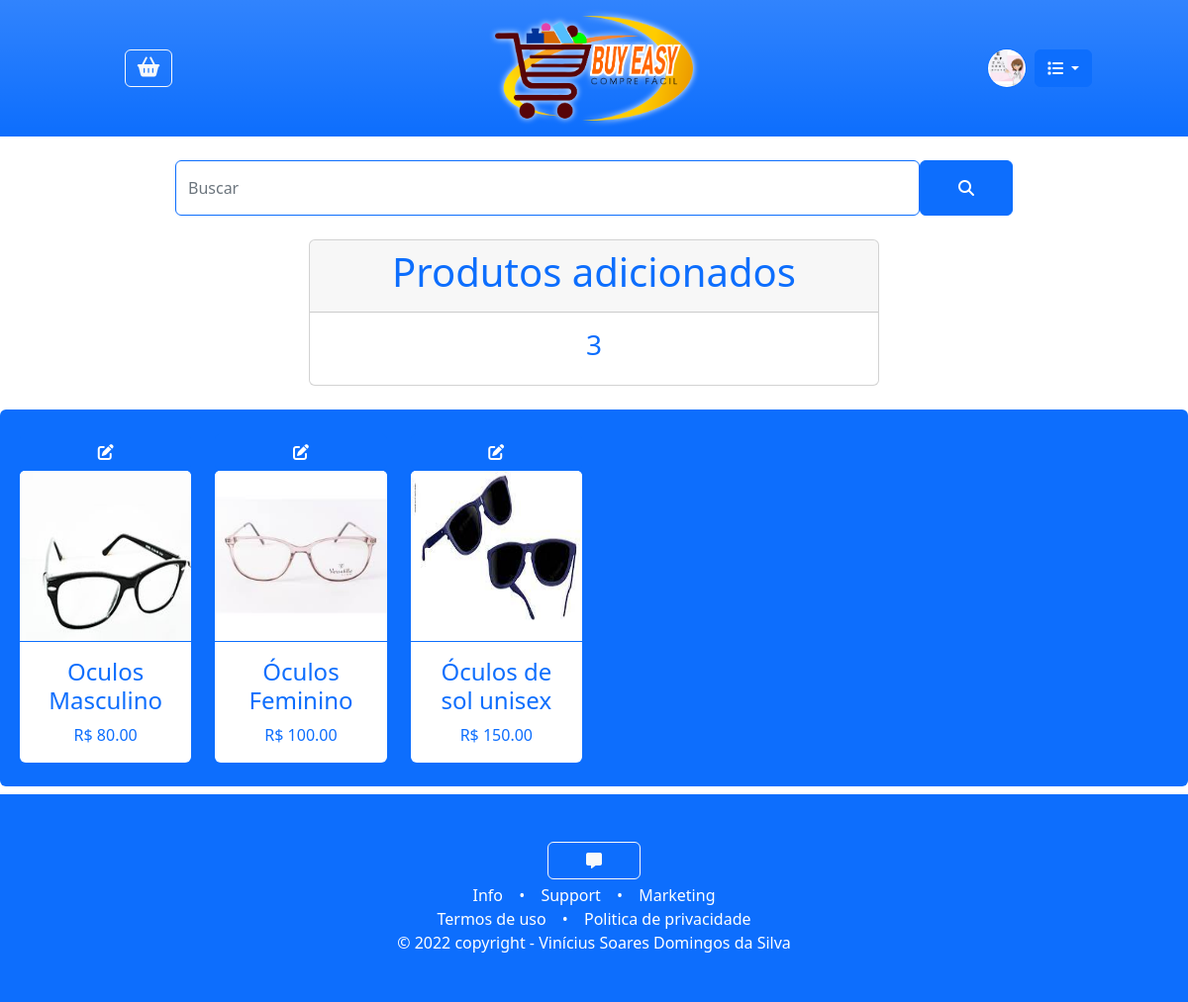
Page /?page=initial (signed in) on the committed database.
### tables this page shows
CREATE TABLE `products` (
  `id` int(11) NOT NULL,
  `image_path` varchar(255) DEFAULT NULL,
  `name` varchar(255) DEFAULT NULL,
  `price` varchar(255) DEFAULT NULL,
  `description` text DEFAULT NULL,
  `active` tinyint(1) NOT NULL,
  `id_merchant` int(11) NOT NULL,
  `date_increament` date NOT NULL
);

### model/productClass.php (called while the page is built, shortened)
<?php
class Product {
    public function getProductsByUser($idU) {
        $sql = "SELECT * FROM `products` WHERE `id_merchant` = :id";
        $db = Database::connection();
        $stmt = $db->prepare($sql);
        $stmt->bindValue(":id", $idU);
        $stmt->execute();
        return $stmt->fetchAll(PDO::FETCH_ASSOC);
    }
}

### controller/controllerProduct.php (called while the page is built, shortened)
<?php
@include_once "../model/productClass.php";
$submit = ($_SERVER['REQUEST_METHOD'] == 'POST' && !empty($_POST['submitP'])) ? $_POST['submitP'] : null;
$idP = ($_SERVER['REQUEST_METHOD'] == 'GET' && !empty($_GET['idP'])) ? $_GET['idP'] : 0;
$product = new Product(
    ($_SERVER['REQUEST_METHOD'] == 'POST' && !empty($_FILES['image'])) ? $_FILES['image'] : null,
    ($_SERVER['REQUEST_METHOD'] == 'POST' && !empty($_POST['name'])) ? $_POST['name'] : null,
    ($_SERVER['REQUEST_METHOD'] == 'POST' && !empty($_POST['price'])) ? $_POST['price'] : null,
    ($_SERVER['REQUEST_METHOD'] == 'POST' && !empty($_POST['description'])) ? $_POST['description'] : null
);
switch ($submit) {
    default:
        if ($page === 'edit_product' && !empty($_SESSION['user']) && $_SESSION['user']['type'] === 2) {
            $userProduct = $product->getProductByIdAndUser($idP, $_SESSION['user']['id']);
            if ($userProduct['id_merchant'] != $_SESSION['user']['id']) {
                header(sprintf('Location: %s/?page=initial', constant("URL")));
            }
            break;
        } else if ($idP && $idU) {
            $productListOfUser = $product->getProductsByUserWithLimit($idP, $idU);
            $productList = $product->getProductsWithLimit($idP);
            $productListAll = $product->getProducts();
            $product = $product->getProduct($idP);
        } else {
            if ($idU || (isset($_SESSION['user']) && $_SESSION['user']['type'] == '2')) {
                $productList = isset($idU) ? $product->getProductsByUser($idU) : $product->getProductsByUser($_SESSION['user']['id']);
            }
            else {
                $productList = $product->getProducts($idP);
            }
        }
}

### view/template/listProductsSeller.php (the view)
<?php if (!empty($productList)) : ?>
    <?php foreach ($productList as $product) : ?>
        <div class="col-6 col-sm-4 col-md-2 my-4">
            <a href="?page=edit_product&idP=<?= $product['id'] ?>">
                <button class="float-start btn btn-primary w-100"><i class="fas fa-edit"></i></button>
            </a>
            <a href="?page=product&idP=<?= $product['id'] ?>&idU=<?= $product['id_merchant'] ?>" style="text-decoration: none;">
                <div class="card w-100 text-center border-0">
                    <img class="card-img-top img1:1 border-bottom border-primary" src="<?= sprintf("%s/%s", constant("URL"), $product['image_path']) ?>" style="height: 20vw; max-height: 250px; min-height: 100px;" alt="Card image">
                    <div class="card-body">
                        <h4 class="card-title"><?= $product['name'] ?></h4>
                        <p class="card-text">R$ <?= $product['price'] ?></p>
                    </div>
                </div>
            </a>
        </div>
    <?php endforeach; ?>
<?php else : ?>
    <div class="col text-center">
        <a class="link-light text-decoration-none fs-1" href="?page=add_product">Clique aqui e adicione agora</a>
    </div>
<?php endif; ?>

### rows in the picture
products: image_path (picture), name "Oculos Masculino", price "80.00"
products: image_path (picture), name "Óculos Feminino", price "100.00"
products: image_path (picture), name "Óculos de sol unisex", price "150.00"

### other values in the picture
sizeof($productList) "3"
